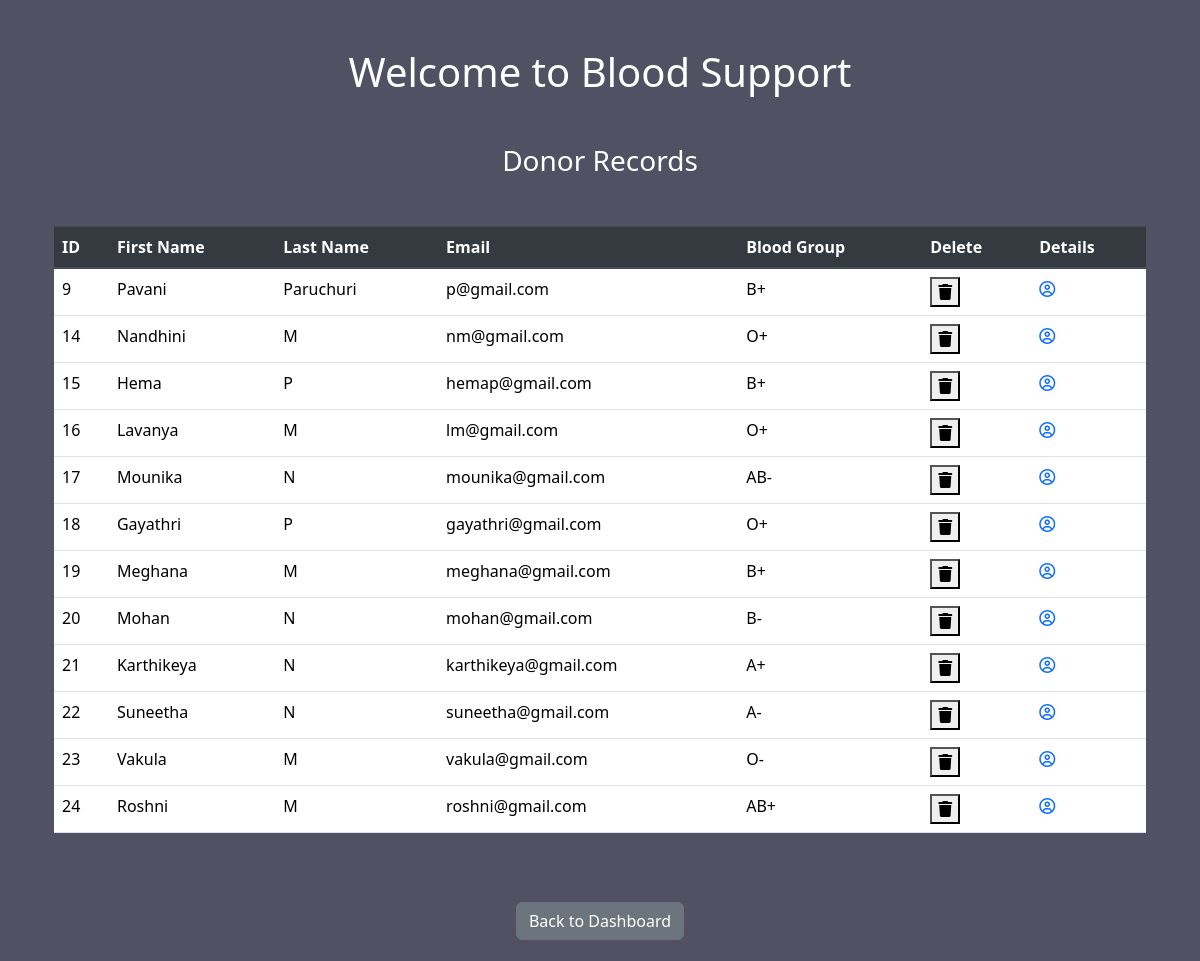
The app's page /donorspage (signed in) with its own data.
### donors/models.py (models this page shows, shortened)
class Donor(models.Model):
    firstname=models.CharField(max_length=25,null=True)
    lastname=models.CharField(max_length=25,null=True)
    email=models.EmailField(max_length=60,null=True,unique=True)
    phone = models.IntegerField(null=True, unique=True)
    bloodgroup=models.CharField(max_length=5,null=True)
    address=models.CharField(max_length=100,null=True)
    username=models.CharField(max_length=50,null=True,unique=True)
    password=models.CharField(max_length=12,null=True)

### donors/views.py (the view)
# urls.py: path('donorspage',views.DonorsPage,name='donorspage'),
@login_required(login_url='login')
@user_passes_test(lambda user:user.is_staff)
def DonorsPage(request):
    data=Donor.objects.all()
    context={
        'data':data,
    }
    return render(request,'displayDonors.html',context)

### templates/displayDonors.html (shortened to what this page needs)
{% extends 'base.html' %}
{% block content %}
<div class="container">
    <h3 class="text-white text-center">Donor Records</h3>
    <table class="table my-5">
        <thead class="thead-dark">
            <tr>
                <th scope="col">ID</th>
                <th scope="col">First Name</th>
                <th scope="col">Last Name</th>
                <th scope="col">Email</th>
                <th scope="col">Blood Group</th>
                <th scope="col">Delete</th>
                <th scope="col">Details</th>
            </tr>
        </thead>
        <tbody>
            {% for i in data %}
            <tr class="text-white">
                <td scope="row">{{i.id}}</td>
                <td>{{i.firstname}}</td>
                <td>{{i.lastname}}</td>
                <td>{{i.email}}</td>
                <td>{{i.bloodgroup}}</td>
                <td>
                    <form action="{% url  'deletedonor' i.id %}" method="post" class="d-inline">
                        <button type="submit">
                            <i class="fa-solid fa-trash "></i>
                        </button>
                    </form>
                </td>
                <td>
                    <a href="{% url 'donordetails' i.id %}"> <i class="fa fa-user-circle-o" aria-hidden="true"></i></a>
                </td>
            </tr>
            {% endfor %}
        </tbody>
    </table>
    <div style="display: flex;justify-content: center;align-items: center;height: 10vh;">
       <a href="{% url 'admindashboard' %}" class="btn btn-secondary"> Back to Dashboard</a>
    </div>
</div>
{% endblock content %}

### templates/base.html (shortened to what this page needs)
<!doctype html>
<html lang="en">
<head>
    <link rel="stylesheet" href="https://cdn.jsdelivr.net/npm/bootstrap@4.3.1/dist/css/bootstrap.min.css"
>
    {% load bootstrap5 %}
    {% bootstrap_css %}
</head>
<body>
    <div class="container">
        <h1 class="text-white my-5 text-center">Welcome to Blood Support</h1>
        {% block content %}
        {% endblock content %}
    </div>
</body>
</html>

### templates/base.html (style rules this page uses)
body { background-color: #525063; }

### records on screen
Donor: id "9", firstname "Pavani", lastname "Paruchuri", email "p@gmail.com", bloodgroup "B+"
Donor: id "14", firstname "Nandhini", lastname "M", email "nm@gmail.com", bloodgroup "O+"
Donor: id "15", firstname "Hema", lastname "P", email "hemap@gmail.com", bloodgroup "B+"
Donor: id "16", firstname "Lavanya", lastname "M", email "lm@gmail.com", bloodgroup "O+"
Donor: id "17", firstname "Mounika", lastname "N", email "mounika@gmail.com", bloodgroup "AB-"
Donor: id "18", firstname "Gayathri", lastname "P", email "gayathri@gmail.com", bloodgroup "O+"
Donor: id "19", firstname "Meghana", lastname "M", email "meghana@gmail.com", bloodgroup "B+"
Donor: id "20", firstname "Mohan", lastname "N", email "mohan@gmail.com", bloodgroup "B-"
Donor: id "21", firstname "Karthikeya", lastname "N", email "karthikeya@gmail.com", bloodgroup "A+"
Donor: id "22", firstname "Suneetha", lastname "N", email "suneetha@gmail.com", bloodgroup "A-"
Donor: id "23", firstname "Vakula", lastname "M", email "vakula@gmail.com", bloodgroup "O-"
Donor: id "24", firstname "Roshni", lastname "M", email "roshni@gmail.com", bloodgroup "AB+"
